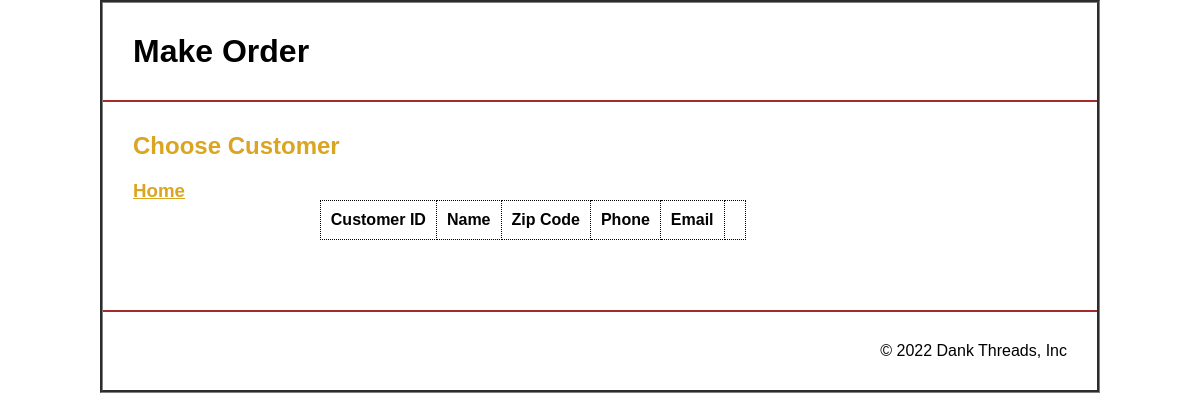
/orderchoosecustomer.php, run on an earlier commit of the app's database.
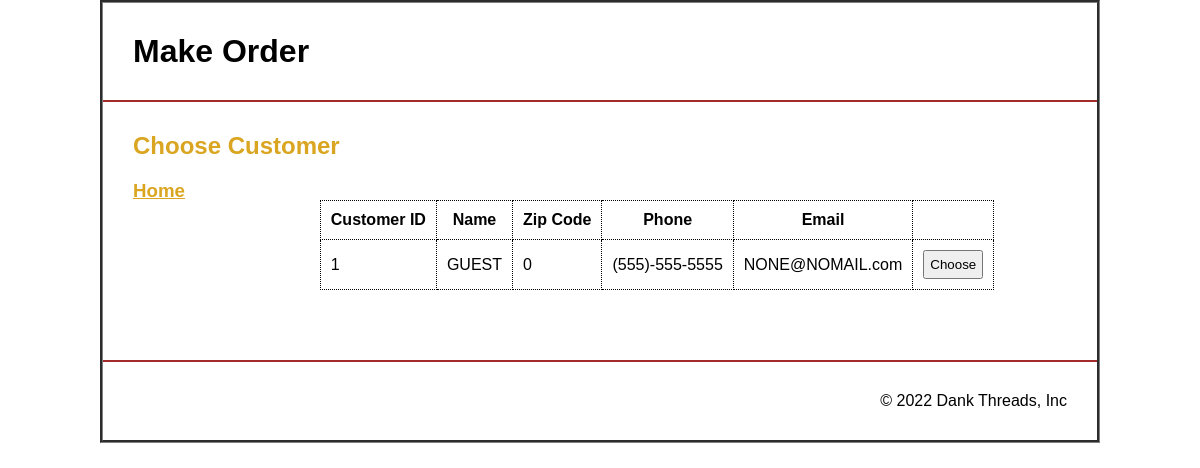
And on a later commit of the database.
### tables this page shows
CREATE TABLE `customers` (
  `cid` int(11) NOT NULL,
  `cname` varchar(255) NOT NULL,
  `zip` int(11) NOT NULL,
  `phone_number` varchar(255) NOT NULL,
  `email` varchar(255) NOT NULL
);

### orderchoosecustomer.php (the view, shortened to what this page needs)
<?php
include('db_conn.php');
$info = $show2 = $show1 = '';
$sql2 = "SELECT * FROM `customers`;";
$result1 = mysqli_query($conn,$sql2);
$row1 = mysqli_fetch_assoc($result1);
if (!empty($row1)) {
    do {
        $show2 .= '
        <tr>
            <td>'.$row1['cid'].'</td>
            <td>'.$row1['cname'].'</td>
            <td>'.$row1['zip'].'</td>
            <td>'.$row1['phone_number'].'</td>
            <td>'.$row1['email'].'</td>
            <td><button onclick="location.href=\'orderchooseproduct.php?eid='.$_REQUEST["eid"].'&cid='.$row1['cid'].'\';">Choose</button></td>
        </tr>';
    } while ($row1 = mysqli_fetch_assoc($result1));
}
?>
<!DOCTYPE html>
<html lang="en">
<head>
    <link rel="stylesheet" href="style.css">
</head>
<body>
    <header>
        <h1>
            Make Order
        </h1>
    </header>
    <main>
        <h2 class="page_title">
            Choose Customer
        </h2>
        <div class="flex">
            <aside class="left">
                <h3 class="title"><a href="index.php">Home</a></h3>
            </aside>
            <aside class="right">
                <table class="list">
                    <tr>
                        <th>Customer ID</th>
                        <th>Name</th>
                        <th>Zip Code</th>
                        <th>Phone</th>
                        <th>Email</th>
                        <th></th>
                    </tr>
                    <?php echo $show2; ?>
                </table>
            </aside>
        </div>
    </main>
    <footer>
        <p>&copy; 2022 Dank Threads, Inc</p>
    </footer>
</body>
</html>

### style.css (style rules this page uses)
* { margin: 0; padding: 0; box-sizing: border-box; font-family: sans-serif; }
body { border: 3px groove grey; max-width: 1000px; margin-left: auto; margin-right: auto; }
header { padding: 30px; border-bottom: 2px solid brown; }
main { padding: 30px; }
.flex { display: flex; flex-direction: row; flex-wrap: nowrap; padding: 20px 0; }
.page_title { color: goldenrod; }
.title a { color: inherit !important; }
.title { margin-bottom: 10px; color: goldenrod; }
.left { width: 20%; }
.right { width: 80%; }
table.list { border: 2px gray groove; margin: 20px 0; }
table { margin: 20px 0; }
table.list, .list th, .list td { padding: 10px; border: 1px dotted; border-collapse: collapse; }
th, td { padding: 10px; }
button { padding: 5px; }
main a { font-weight: 600; }
footer { padding: 30px; text-align: right; border-top: 2px solid brown; }

What changed in the data, as far as the page shows it:
added customers: cid "1", cname "GUEST", zip "0", phone_number "(555)-555-5555", email "NONE@NOMAIL.com"
